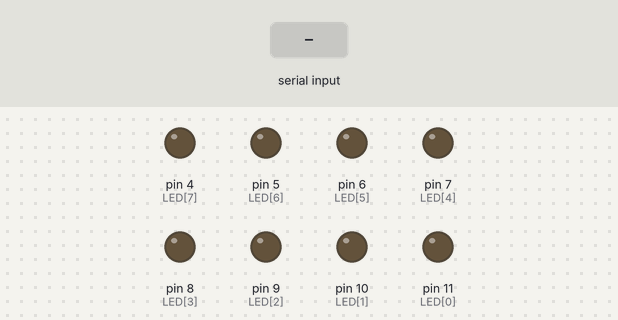
This sketch was run on a simulated Arduino Uno, built with avr-gcc and run on an emulated ATmega328P. Shown: output pins drawn as LEDs (lit = HIGH). The inputs (shaded band) are chosen by the test bench. What the sketch prints to the serial monitor is not drawn.

Above: at 1.2 s.
1.3 s: "5\n" received over Serial
At 1.7 s:
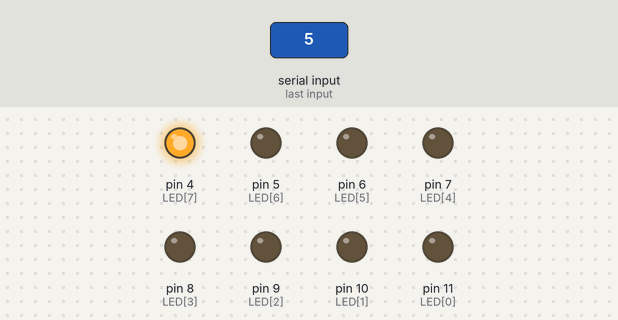
At 2.2 s:
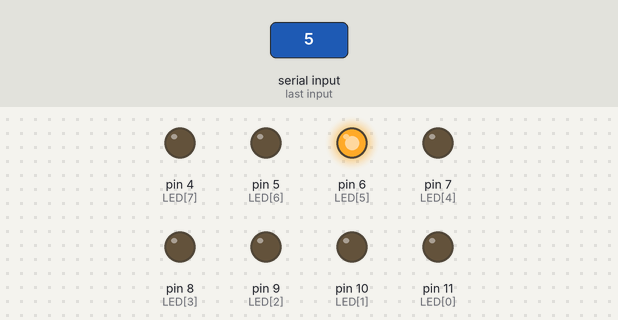
Timing chart, 0 to 6.8 s (numbered marks = the images above; inputs shaded):
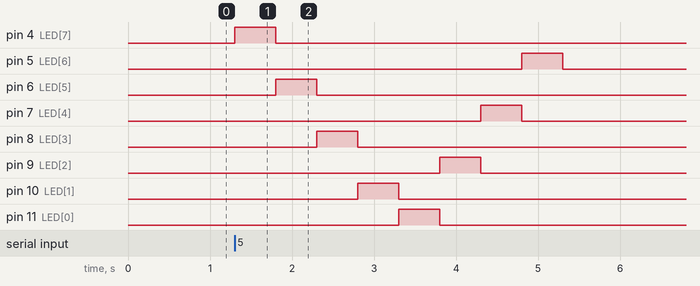

The sketch:

Midterm_exam.ino
```cpp
const byte LED[] = {11,10,9,8,7,6,5,4};  //儲存LED的接腳
int delaytime;
int i,j=0,k=7;  //設定迴圈計數器
int a,b,c;
const byte num = 8;

void setup() {
  for(i=0;i<num;i++){
    pinMode(LED[i],OUTPUT); //設定pin腳輸出
  }
  Serial.begin(9600);
}

void loop(){
  if(Serial.available()){  //判斷緩衝區有無資料
    a = Serial.parseInt();  //從串列緩衝區讀取一個有效整數

    if(a>=0 && a<100){  //判斷數值是否在0~99的範圍
      b = a/10; //a的十位數給b
      c = a%10; //a的個位數給c

      //在監控視窗顯示訊息
      Serial.print("a=");
      Serial.println(a);
      Serial.print("b=");
      Serial.println(b);
      Serial.print("c=");
      Serial.println(c);

      if(c<5){
        delaytime = c*200;
        light01();
      }
      else if(c>=5){
        delaytime = c*100;
        light02();
      }
    }
    while(Serial.read()>=0);  //清空緩衝區
  }
}

void light01(){
  j=0,k=7;
  for(i=0;i<num/2;i++){  //執行上半部
    digitalWrite(LED[j],HIGH);
    Serial.print("亮");
    Serial.println(j+1);
    delay(delaytime);
    digitalWrite(LED[j],LOW);
    j+=2;
  }
  for(i=4;i<num;i++){  //執行下半部
    digitalWrite(LED[k],HIGH);
    Serial.print("亮");
    Serial.println(k+1);
    delay(delaytime);
    digitalWrite(LED[k],LOW);
    k-=2;
  }
  Serial.println("OK");
}

void light02(){
  j=0,k=7;
  for(i=0;i<num/2;i++){  //執行上半部
    digitalWrite(LED[k],HIGH);
    Serial.print("亮");
    Serial.println(k+1);
    delay(delaytime);
    digitalWrite(LED[k],LOW);
    k-=2;
  }
  for(i=4;i<num;i++){  //執行下半部
    digitalWrite(LED[j],HIGH);
    Serial.print("亮");
    Serial.println(j+1);
    delay(delaytime);
    digitalWrite(LED[j],LOW);
    j+=2;
  }
  Serial.println("OK");
}
```

Measured:
- after the input at 1.3 s, pin 4 (LED[7]): LOW → HIGH at once, → LOW 0.50 s later; pin 5 (LED[6]): LOW → HIGH after 3.5 s, → LOW 0.50 s later; pin 6 (LED[5]): LOW → HIGH after 0.50 s, → LOW 0.50 s later; pin 7 (LED[4]): LOW → HIGH after 3.0 s, → LOW 0.50 s later; pin 8 (LED[3]): LOW → HIGH after 1.0 s, → LOW 0.50 s later
